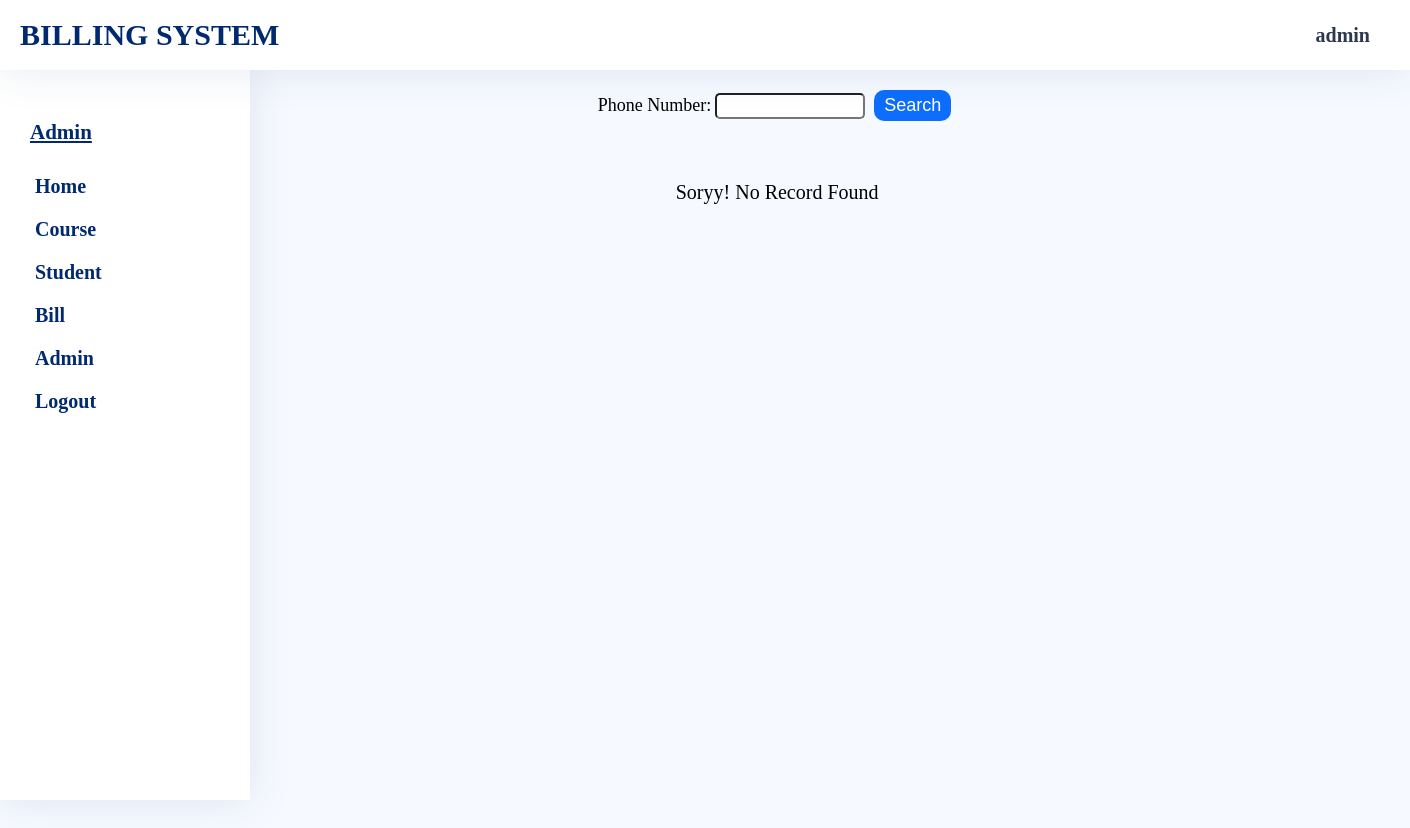
/admin/student-bill.php?phone=9824988945 (signed in), run on an earlier commit of the app's database.
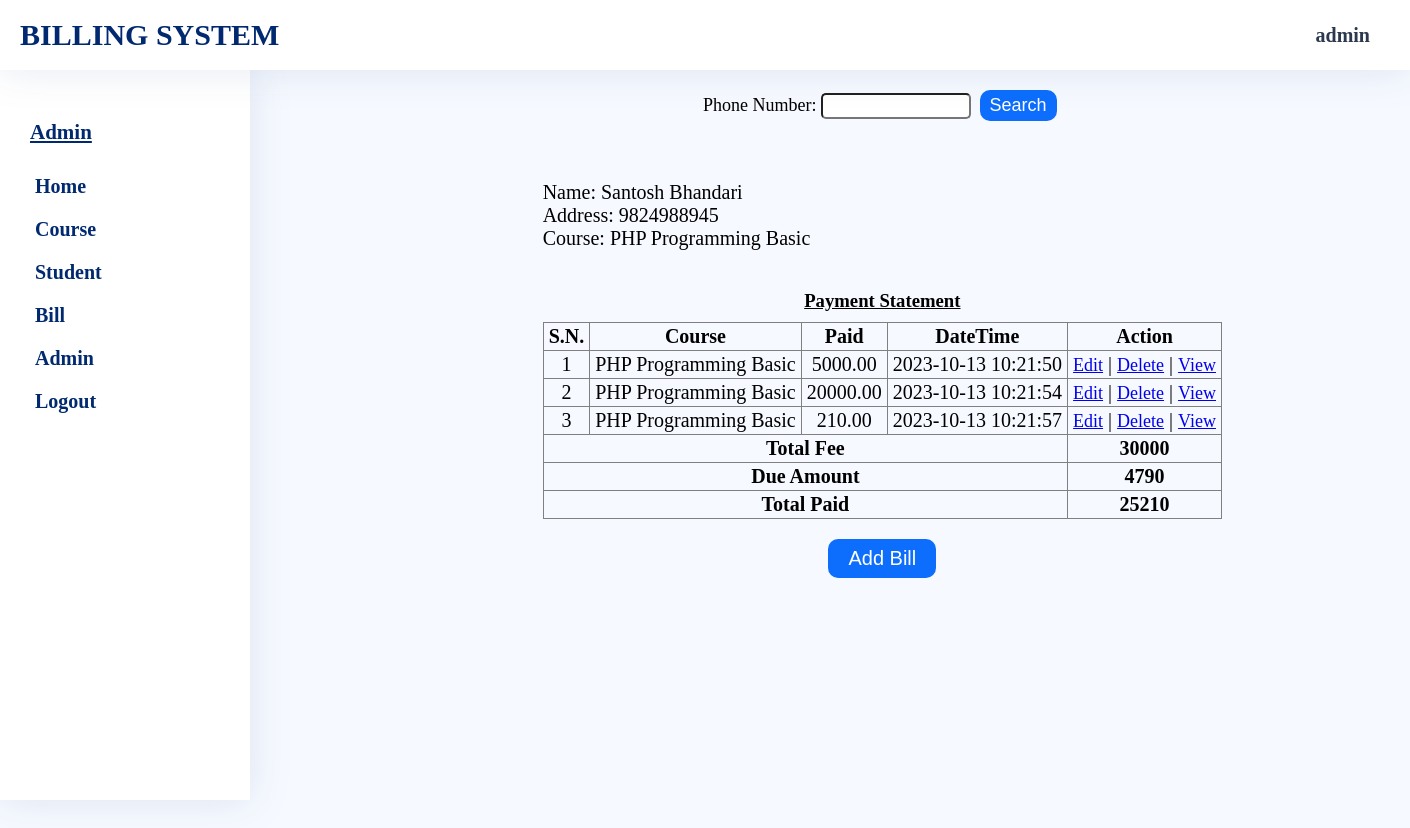
And on a later commit of the database.
### tables this page shows
CREATE TABLE `StudentInfo` (
  `phone` varchar(15) NOT NULL,
  `name` varchar(50) NOT NULL,
  `address` varchar(50) NOT NULL,
  `email` varchar(100) DEFAULT NULL,
  `gender` varchar(10) NOT NULL,
  `parentname` varchar(50) NOT NULL,
  `cid` varchar(15) NOT NULL
);

CREATE TABLE `CourseInfo` (
  `cid` varchar(15) NOT NULL,
  `cname` varchar(200) NOT NULL,
  `price` decimal(10,2) NOT NULL
);

CREATE TABLE `BillInfo` (
  `phone` varchar(15) NOT NULL,
  `cid` varchar(15) NOT NULL,
  `amount` decimal(10,2) NOT NULL,
  `tdate` datetime NOT NULL
);

### admin/student-bill.php (the view, shortened to what the changed rows need)
<?php
    include "head.php";
?>
    <link rel="stylesheet" href="../assets/css/admin/common-style.css">
    <link rel="stylesheet" href="../assets/css/admin/student-bill.css">
<?php
    include_once "sidebar.php";
?>
        <section class="main-container">
               <?php
                   if($_SERVER['REQUEST_METHOD']=='POST' || $_SERVER['REQUEST_METHOD']=='GET'){
                        $phone=null;
                        if($_SERVER["REQUEST_METHOD"]=="GET"){
                            if(isset($_GET["phone"])){
                                $phone=$_GET["phone"];
                            }
                        }
                        $read="SELECT * FROM StudentInfo,CourseInfo WHERE StudentInfo.cid=CourseInfo.cid AND  phone='$phone'";
                            if($result=$con->query($read)){
                                if($result->num_rows>0){
                                    while($row=$result->fetch_assoc()){
                                        $courseprice=(int)$row['price'];
                                        echo ' <div class="userinfo-container">
                                        <div class="userinfo-wrapper">
                                            <div class="userinfo">
                                            <p> Name: '.$row['name'].'</p>
                                            <p> Address: '.$row['phone'].'</p>
                                            <p> Course: '.$row['cname'].'</p>
                                            </div>
                                            <div class="billinfo">
                                            <h3>Payment Statement</h3>
                                            <table border="1">
                                                <tr>
                                                    <th>S.N.</th>
                                                    <th>Course</th>
                                                    <th>Paid</th>
                                                    <th>DateTime</th>
                                                    <th>Action</th>
                                                </tr>';
                                    }
                                    $readbill="SELECT * FROM BillInfo,CourseInfo WHERE BillInfo.cid=CourseInfo.cid AND  phone='$phone'";
                                    $totalpaid=0;
                                    if($result=$con->query($readbill)){
                                        if($result->num_rows>0){
                                            $num=0;
                                            while($row=$result->fetch_assoc()){
                                                $num++;
                                                $totalpaid+=(int)$row['amount'];
                                                $courseprice=(int)$row['price'];
                                                $date=$row['tdate'];
                                                echo "<tr><td>$num</td>
                                                <td>{$row['cname']}</td>
                                                <td>{$row['amount']}</td>
                                                <td>{$row['tdate']}</td>
                                                <td><a href='edit-bill.php?phone={$phone}&date={$date}'>Edit</a> | <a href='delete-bill.php?phone={$phone}&date={$date}'>Delete</a> | <a href='view-bill.php?phone={$phone}&date={$date}'>View</a></td>";
                                            }
                                        }
                                    }
                                        $dueamount=$courseprice-$totalpaid;
                                        echo "
                                        <tr>
                                        <td colspan='4'><strong>Total Fee</strong></td>
                                        <td><strong>{$courseprice}</strong></td>
                                        </tr>
                                        <tr>
                                        <td colspan='4'><strong>Due Amount</strong></td>
                                        <td><strong>{$dueamount}</strong></td>
                                        </tr>
                                        <tr>
                                        <td colspan='4'><strong>Total Paid</strong></td>
                                        <td><strong>{$totalpaid}</strong></td>
                                        </tr>
                                        ";
                                    echo "</table></div></div>";
                                    echo '<div class="btn">
                                    <button><a href="studentbillform.php?phone='.$phone.'">Add Bill</a></button>
                                    </div>';
                                }else{
                                    echo ' <div class="userinfo-container">
                                                    <div class="userinfo-wrapper">
                                                    <div class="userinfo">
                                                    <p> Soryy! No Record Found</p>
                                                    </div>
                                                    </div>
                                                    </div>';
                                }
                            }
                        }
                            ?>
        </section>
    </main>
</body>
</html>

What changed in the data, as far as the page shows it:
now on this page (row edited): studentinfo: name "Santosh Bhandari", phone "9824988945", cid.cname "PHP Programming Basic"
added billinfo: cid.cname "PHP Programming Basic", amount "5000.00", tdate "2023-10-13 10:21:50"
added billinfo: cid.cname "PHP Programming Basic", amount "20000.00", tdate "2023-10-13 10:21:54"
added billinfo: cid.cname "PHP Programming Basic", amount "210.00", tdate "2023-10-13 10:21:57"
added courseinfo: price "30000", price "4790"
Also different on the page:
$totalpaid: (not shown) → "25210"
text no longer shown: "Soryy! No Record Found"
text now shown: "Total Fee Due Amount Total Paid Add Bill"
